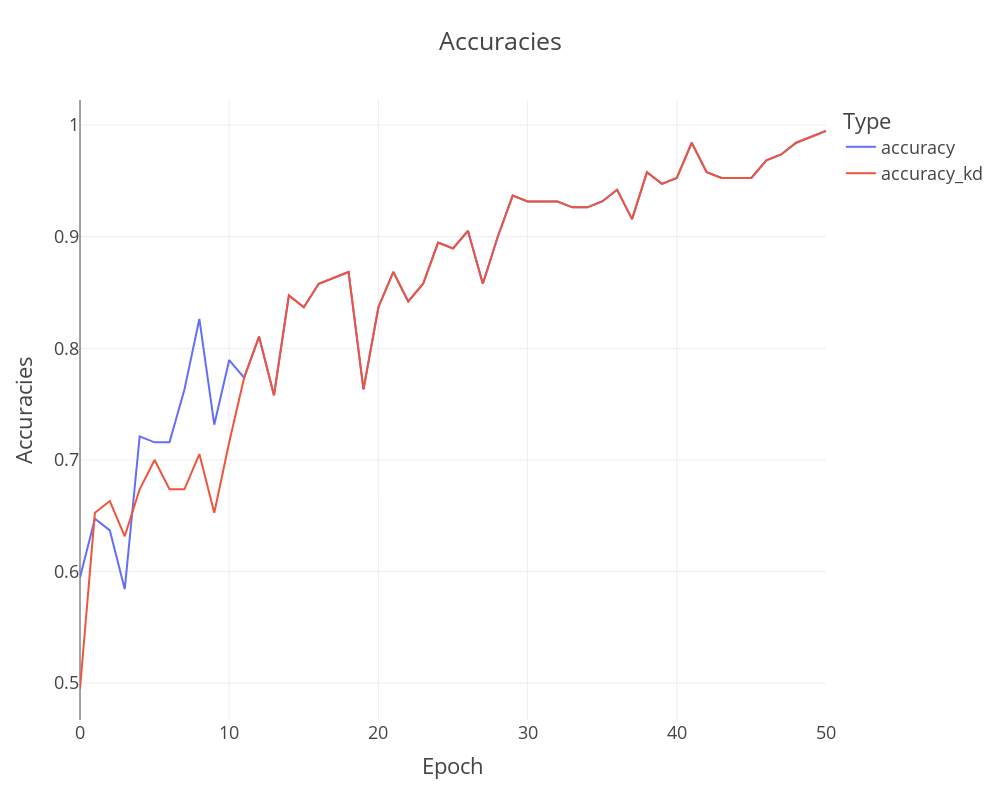

This figure's notebook cell:
### Code cell
df = pd.DataFrame(list(corr_epochs["accuracy"].items()), columns=['Epoch', 'accuracy'])
df_slope = pd.DataFrame(list(corr_epochs["accuracy_kd"].items()), columns=['Epoch', 'accuracy_kd'])
df=pd.merge(df, df_slope, on="Epoch")
# Create the line plot using Plotly
df_melted = df.melt(id_vars='Epoch', value_vars=['accuracy', 'accuracy_kd'], 
                    var_name='Type', value_name='Value')

# Plot the data
fig = px.line(df_melted, x='Epoch', y='Value', color='Type', 
              title='Accuracies')
fig.update_traces(line=dict(width=2)) 
fig.update_layout(width=1000, height=800, template="presentation",
                 yaxis_title="Accuracies")
fig

### Figure 1 — Plotly figure (JSON) as saved in the notebook; plotly's stock layout.template omitted (floating-point values rounded to 4 significant figures)
{"data": [{"hovertemplate": "Type=accuracy<br>Epoch=%{x}<br>Value=%{y}<extra></extra>", "legendgroup": "accuracy", "line": {"color": "#636efa", "dash": "solid", "width": 2}, "marker": {"symbol": "circle"}, "mode": "lines", "name": "accuracy", "orientation": "v", "showlegend": true, "type": "scatter", "x": [0, 1, 2, 3, 4, 5, 6, 7, 8, 9, 10, 11, 12, 13, 14, 15, 16, 17, 18, 19, 20, 21, 22, 23, 24, 25, 26, 27, 28, 29, 30, 31, 32, 33, 34, 35, 36, 37, 38, 39, 40, 41, 42, 43, 44, 45, 46, 47, 48, 49, 50], "xaxis": "x", "y": [0.5947, 0.6474, 0.6368, 0.5842, 0.7211, 0.7158, 0.7158, 0.7632, 0.8263, 0.7316, 0.7895, 0.7737, 0.8105, 0.7579, 0.8474, 0.8368, 0.8579, 0.8632, 0.8684, 0.7632, 0.8368, 0.8684, 0.8421, 0.8579, 0.8947, 0.8895, 0.9053, 0.8579, 0.9, 0.9368, 0.9316, 0.9316, 0.9316, 0.9263, 0.9263, 0.9316, 0.9421, 0.9158, 0.9579, 0.9474, 0.9526, 0.9842, 0.9579, 0.9526, 0.9526, 0.9526, 0.9684, 0.9737, 0.9842, 0.9895, 0.9947], "yaxis": "y"}, {"hovertemplate": "Type=accuracy_kd<br>Epoch=%{x}<br>Value=%{y}<extra></extra>", "legendgroup": "accuracy_kd", "line": {"color": "#EF553B", "dash": "solid", "width": 2}, "marker": {"symbol": "circle"}, "mode": "lines", "name": "accuracy_kd", "orientation": "v", "showlegend": true, "type": "scatter", "x": [0, 1, 2, 3, 4, 5, 6, 7, 8, 9, 10, 11, 12, 13, 14, 15, 16, 17, 18, 19, 20, 21, 22, 23, 24, 25, 26, 27, 28, 29, 30, 31, 32, 33, 34, 35, 36, 37, 38, 39, 40, 41, 42, 43, 44, 45, 46, 47, 48, 49, 50], "xaxis": "x", "y": [0.4947, 0.6526, 0.6632, 0.6316, 0.6737, 0.7, 0.6737, 0.6737, 0.7053, 0.6526, 0.7158, 0.7737, 0.8105, 0.7579, 0.8474, 0.8368, 0.8579, 0.8632, 0.8684, 0.7632, 0.8368, 0.8684, 0.8421, 0.8579, 0.8947, 0.8895, 0.9053, 0.8579, 0.9, 0.9368, 0.9316, 0.9316, 0.9316, 0.9263, 0.9263, 0.9316, 0.9421, 0.9158, 0.9579, 0.9474, 0.9526, 0.9842, 0.9579, 0.9526, 0.9526, 0.9526, 0.9684, 0.9737, 0.9842, 0.9895, 0.9947], "yaxis": "y"}], "layout": {"height": 800, "legend": {"title": {"text": "Type"}, "tracegroupgap": 0}, "title": {"text": "Accuracies"}, "width": 1000, "xaxis": {"anchor": "y", "autorange": true, "domain": [0, 1], "range": [0, 50], "title": {"text": "Epoch"}, "type": "linear"}, "yaxis": {"anchor": "x", "autorange": true, "domain": [0, 1], "range": [0.467, 1.023], "title": {"text": "Accuracies"}, "type": "linear"}}}
